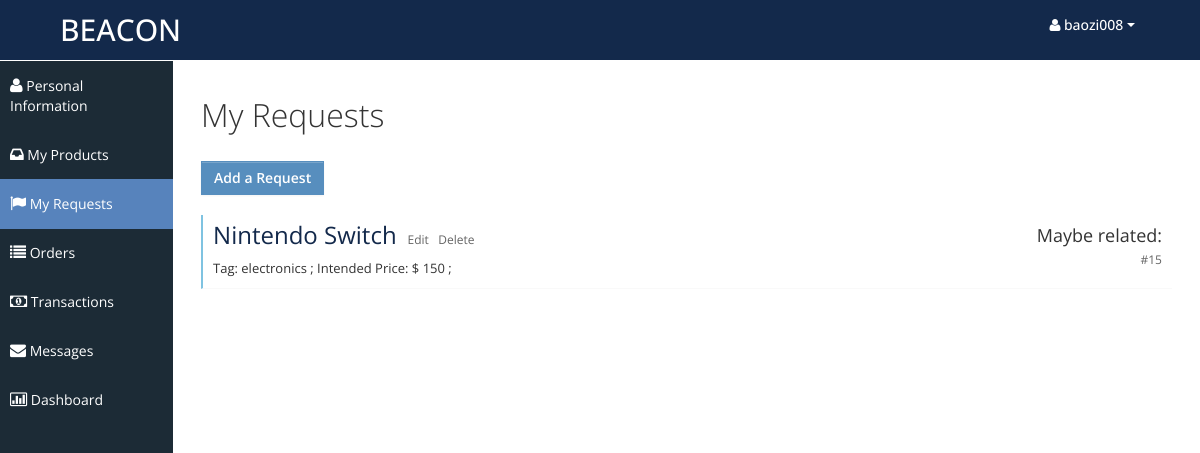
The app's page /myrequests.php (signed in) with its own data.
### tables this page shows
CREATE TABLE `Requests` (
  `RequestId` int NOT NULL,
  `BuyerId` varchar(50) DEFAULT NULL,
  `ProductName` varchar(50) DEFAULT NULL,
  `Tag` varchar(50) DEFAULT NULL,
  `Description` varchar(500) DEFAULT NULL,
  `Image` varchar(100) DEFAULT NULL,
  `IntendedPrice` double DEFAULT NULL,
  `SaleId` int DEFAULT NULL,
  `DatePost` timestamp NOT NULL DEFAULT CURRENT_TIMESTAMP
);

### myrequests.php (the view, shortened to what this page needs)
<?php
	$curr_user = $_SESSION['curr_user'];
	if (empty($curr_user)) {
		$msg = "curr_user is empty";
	}
	else {
		$conn = connectDB();
		$sql = "SELECT * FROM Requests WHERE BuyerId = '$curr_user'";
		$result = $conn->query($sql);
		$array = array();
		while($row = mysqli_fetch_assoc($result)){
			$array[]=$row;
		}
	}
?>
<!DOCTYPE html>
<html lang="en">
<head>
	<link id="bootstrap-style" href="css/bootstrap.min.css" rel="stylesheet">
	<link href="css/bootstrap-responsive.min.css" rel="stylesheet">
	<link id="base-style" href="css/style.css" rel="stylesheet">
	<link id="base-style-responsive" href="css/style-responsive.css" rel="stylesheet">
</head>
<body>
	<div class="navbar">
		<div class="navbar-inner">
			<div class="container-fluid">
				<a class="brand" href="index.php"><span>BEACON</span></a>
				<div class="nav-no-collapse header-nav">
					<ul class="nav pull-right">
						<li class="dropdown">
							<a class="btn dropdown-toggle" data-toggle="dropdown" href="#">
								<span><span><i class="icon-user"> </i><?php echo $curr_user; ?></span></span>
								<span class="caret"></span>
							</a>
						</li>
					</ul>
				</div>
			</div>
		</div>
	</div>
	<div class="container-fluid-full">
	<div class="row-fluid">
	<div id="sidebar-left" class="span2">
		<div class="nav-collapse sidebar-nav">
			<ul class="nav nav-tabs nav-stacked main-menu">
				<li><a href="myprofile.php"><i class="icon-user"></i><span class="hidden-tablet"> Personal Information</span></a></li>
				<li><a href="myproducts.php"><i class="icon-inbox"></i><span class="hidden-tablet"> My Products</span></a></li>
				<li><a href="myrequests.php"><i class="icon-flag"></i><span class="hidden-tablet"> My Requests</span></a></li>
				<li><a href="myorders.php"><i class="icon-list"></i><span class="hidden-tablet"> Orders</span></a></li>
				<li><a href="mytransactions.php"><i class="icon-money"></i><span class="hidden-tablet"> Transactions</span></a></li>
				<li><a href="messages.html"><i class="icon-envelope"></i><span class="hidden-tablet"> Messages</span></a></li>
				<li><a href="dashboard.php"><i class="icon-bar-chart"></i><span class="hidden-tablet"> Dashboard</span></a></li>
			</ul>
		</div>
	</div>
	<div id="content" class="span10">
		<div class="row-fluid">
			<div class="span12">
				<h1>My Requests</h1> </br>
				<a href= "post_request.php" class="btn btn-primary" style="font-weight:600;"> Add a Request </a>
				<?php foreach($array as $val): ?>
				<div class="task none" style="margin-top:10px;">
					<div class="desc">
						<span class="title">
							<a href="single-product.php?Id=<?php echo $val['RequestId'];?>&choosedb=Requests" style="color:#13294B;font-size:x-large;"><?php echo $val['ProductName']; ?></a>
						</span>&nbsp;
						<a href="edit_request.php?id=<?php echo $val['RequestId'];?>" style="font-size:12px;">Edit </a>&nbsp;
						<a href="javascript:void(0);" onclick="delete_post(<?php echo $val['RequestId']; ?>, 'Requests')" style="font-size:12px;">Delete</a>
						<div style="font-size:13px; margin-top:8px;">
							Tag: <?php echo $val['Tag']; ?> ;
							Intended Price: $ <?php echo $val['IntendedPrice']; ?> ;
						</div>
					</div>
					<div class="time">
					<div class="date"> <?php echo $val['SaleId']==null ? "Requesting": "Maybe related:"; ?> </div>
						<div> <a href="single-product.php?Id=<?php echo $val['SaleId'];?>&choosedb=Sales"><?php echo $val['SaleId']==null ? "": "#".$val['SaleId']; ?></a> </div>
					</div>
				</div>
				<?php endforeach; ?>
			</div>
		</div>
	</div>
	</div>
	</div>
</body>
</html>

### css/style.css (style rules this page uses)
body { background: #F5F5F5; color: #333; border: none; font-family: 'Open Sans', sans-serif; font-weight: 400; }
a { color: #646464; }
h1 { font-size: 32px; line-height: 32px; font-weight: 300; }
.navbar { margin-bottom: 0px; }
.navbar-inner { margin-bottom: 0px; min-height: 60px; padding-right: 20px; padding-left: 20px; background: #13294b; filter: none; text-shadow: 1px 1px 1px #13294b; border: none; color: #fff; -webkit-border-radius: 0px; -moz-border-radius: 0px; border-radius: 0px; *zoom: 1; border-bottom: 1px solid #fff; }
.navbar-inner a { color: #7b7b7b; text-shadow: 0 -1px 1px #1e3877; }
.navbar-inner a i { margin-top: 2px; }
a.brand span { color: #fff; text-shadow: none; }
.header-nav { padding: 0px; color: #fff !important; background: #000 !important; }
.header-nav .nav { margin: 0px; }
.header-nav .btn { display: inline-block; padding: 21px 20px; margin-top: 0px; margin-left: 0px; font-size: 14px; line-height: 20px; text-align: center; text-shadow: none; vertical-align: middle; cursor: pointer; background: transparent; border-left: none; border-right: none; border-top: 0px; border-bottom: 0px; -webkit-border-radius: 0px; -moz-border-radius: 0px; border-radius: 0px; -webkit-box-shadow: none !important; -moz-box-shadow: none !important; box-shadow: none !important; }
.header-nav a.btn { color: #fff !important; text-shadow: none !important; padding: 15px 25px !important; }
.header-nav .btn .caret { border-top-color: #fff !important; border-bottom-color: #fff !important; }
#sidebar-left { background: #1C2B36; }
.sidebar-nav > ul { margin: 0px; padding-bottom: 1px; font-size: 14px; }
.nav-tabs.nav-stacked > li > a, .nav-tabs.nav-stacked > li > ul > li > a { padding: 15px 10px 14px 10px; color: #fff; border-top: none; border-bottom: 1px solid transparent; border-left: none; border-right: none; text-decoration: none; -webkit-border-radius: 0px; -moz-border-radius: 0px; border-radius: 0px; }
.nav-tabs.nav-stacked > li:last-child > a { border-bottom: 1px solid transparent; }
.nav-tabs.nav-stacked > li > a > i, .nav-tabs.nav-stacked > li > ul > li > a > i { opacity: 1; filter: alpha(opacity=100); -ms-filter:"progid:DXImageTransform.Microsoft.Alpha(Opacity=100)"; font-size: 16px; }
.nav-tabs.nav-stacked > li.active > a, .nav-tabs.nav-stacked > li > ul > li.active > a { background: #5783bc; border-bottom: 1px solid #5783bc; }
.nav-tabs.nav-stacked > li:first-child > a { margin: 0px 0px 0px 0px; -webkit-border-radius: 0px; -moz-border-radius: 0px; border-radius: 0px; }
.nav-tabs.nav-stacked > li:last-child > a { -webkit-border-radius: 0px; -moz-border-radius: 0px; border-radius: 0px; }
#content { background: #ffffff; filter: none; min-height: 100%; padding: 20px 20px; position: relative; }
.btn { display: inline-block; padding: 6px 12px; margin-bottom: 10px; font-size: 14px; font-weight: 500; line-height: 20px; text-align: center; white-space: nowrap; vertical-align: middle; cursor: pointer; border: 1px solid #a7a9aa; -webkit-border-radius: 0px !important; border-radius: 0px !important; }
.btn i { margin-top: 2px; }
.btn { color: #ffffff; background-color: #a7a9aa; border-color: #a7a9aa; background-image: none; filter: none; text-shadow: none; }
.btn-primary { background-color: #578EBE; border-color: #578EBE; }
.task { border-bottom: 1px solid #f9f9f9; margin-bottom: 1px; }
.task.none { border-left: 2px solid #7fc3e1; }
.task .desc { display: inline-block; width: 75%; padding: 10px 10px; font-size: 12px; }
.task .desc .title { font-size: 18px; margin-bottom: 5px; }
.task .time { display: inline-block; float: right; width: 15%; padding: 10px 10px 10px 0px; font-size: 12px; text-align: right; }
.task .time .date { font-size: 18px; margin-bottom: 5px; }
.navbar .brand { margin: 10px; margin-left: 0px; font-size: 30px; font-weight: 500; }

### css/style-responsive.css (style rules this page uses)
@media (min-width: 1200px) { .container-fluid-full { overflow: hidden; position: relative; height: 100%; } }
@media (min-width: 1200px) { #content { width: 85.578%; padding: 28px; margin: 0px 0px; margin-left: 14.422% !important; } }
@media (min-width: 1200px) { #sidebar-left { background: #1C2B36; margin-left: 0px !important; position: absolute; height: 100%; } }
@media (min-width: 1200px) { .sidebar-nav > ul { margin: 0px; } }

### css/halflings.css (style rules this page uses)
html, html .halflings { -webkit-font-smoothing: antialiased !important; }

### records on screen
requests: ProductName "Nintendo Switch", Tag "electronics", IntendedPrice "150", shows "Maybe related:", SaleId "15"

### other values on screen
$curr_user "baozi008"
